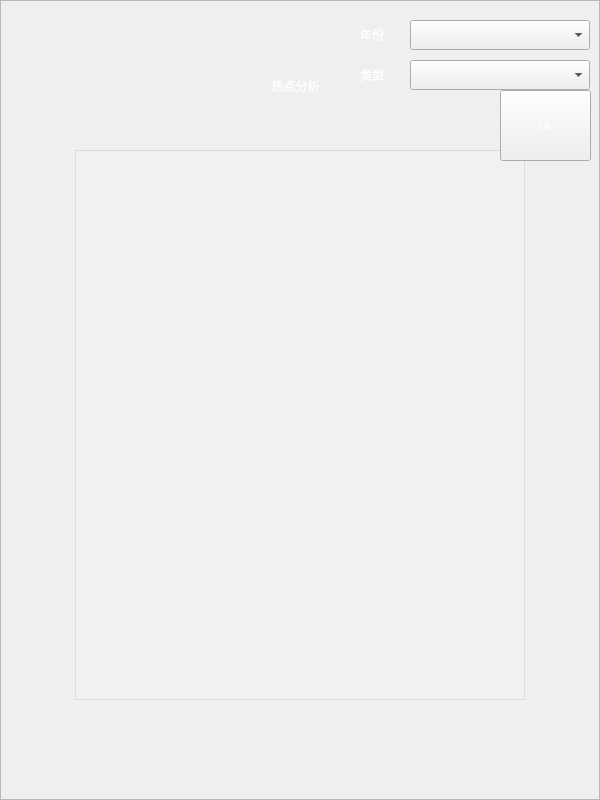
<?xml version="1.0" encoding="UTF-8"?>
<ui version="4.0">
 <class>Hotspot_Detail_Widget</class>
 <widget class="QWidget" name="Hotspot_Detail_Widget">
  <property name="geometry">
   <rect>
    <x>0</x>
    <y>0</y>
    <width>600</width>
    <height>800</height>
   </rect>
  </property>
  <property name="windowTitle">
   <string>热点分析</string>
  </property>
  <widget class="QFrame" name="frame">
   <property name="geometry">
    <rect>
     <x>0</x>
     <y>0</y>
     <width>600</width>
     <height>800</height>
    </rect>
   </property>
   <property name="styleSheet">
    <string notr="true">border-image:url(:/DS_2020_GUI/image/astronomy-clouds-dark-evening.jpg)</string>
   </property>
   <property name="frameShape">
    <enum>QFrame::StyledPanel</enum>
   </property>
   <property name="frameShadow">
    <enum>QFrame::Raised</enum>
   </property>
   <widget class="QLabel" name="year">
    <property name="geometry">
     <rect>
      <x>80</x>
      <y>60</y>
      <width>431</width>
      <height>51</height>
     </rect>
    </property>
    <property name="styleSheet">
     <string notr="true">border-image:url();
color:rgb(255, 255, 255);
font: 75 20pt &quot;Consolas&quot;;</string>
    </property>
    <property name="text">
     <string>热点分析</string>
    </property>
    <property name="alignment">
     <set>Qt::AlignCenter</set>
    </property>
    <property name="margin">
     <number>0</number>
    </property>
   </widget>
   <widget class="QListView" name="listView">
    <property name="geometry">
     <rect>
      <x>75</x>
      <y>150</y>
      <width>450</width>
      <height>550</height>
     </rect>
    </property>
    <property name="styleSheet">
     <string notr="true">border-image:url();
background-color:rgba(244,244,244,100)</string>
    </property>
    <property name="editTriggers">
     <set>QAbstractItemView::NoEditTriggers</set>
    </property>
   </widget>
   <widget class="QPushButton" name="btn_ok">
    <property name="geometry">
     <rect>
      <x>500</x>
      <y>90</y>
      <width>91</width>
      <height>71</height>
     </rect>
    </property>
    <property name="sizePolicy">
     <sizepolicy hsizetype="Minimum" vsizetype="Fixed">
      <horstretch>0</horstretch>
      <verstretch>0</verstretch>
     </sizepolicy>
    </property>
    <property name="minimumSize">
     <size>
      <width>0</width>
      <height>0</height>
     </size>
    </property>
    <property name="sizeIncrement">
     <size>
      <width>0</width>
      <height>0</height>
     </size>
    </property>
    <property name="baseSize">
     <size>
      <width>0</width>
      <height>0</height>
     </size>
    </property>
    <property name="styleSheet">
     <string notr="true">border-image:url(:/DS_2020_GUI/image/search.png);
font: 24pt &quot;Agency FB&quot;;
color: rgb(255, 255, 255);</string>
    </property>
    <property name="text">
     <string>ok</string>
    </property>
   </widget>
   <widget class="QComboBox" name="cbx_type">
    <property name="geometry">
     <rect>
      <x>410</x>
      <y>60</y>
      <width>180</width>
      <height>30</height>
     </rect>
    </property>
    <property name="styleSheet">
     <string notr="true">border-image:url();
font: 75 12pt &quot;Consolas&quot;;</string>
    </property>
   </widget>
   <widget class="QComboBox" name="cbx_year">
    <property name="geometry">
     <rect>
      <x>410</x>
      <y>20</y>
      <width>180</width>
      <height>30</height>
     </rect>
    </property>
    <property name="styleSheet">
     <string notr="true">border-image:url();
font: 75 12pt &quot;Consolas&quot;;</string>
    </property>
   </widget>
   <widget class="QLabel" name="label_year">
    <property name="geometry">
     <rect>
      <x>360</x>
      <y>20</y>
      <width>40</width>
      <height>30</height>
     </rect>
    </property>
    <property name="styleSheet">
     <string notr="true">border-image:url();
color:rgb(255, 255, 255);
font: 75 12pt &quot;Consolas&quot;;</string>
    </property>
    <property name="text">
     <string>年份</string>
    </property>
   </widget>
   <widget class="QLabel" name="label_type">
    <property name="geometry">
     <rect>
      <x>360</x>
      <y>60</y>
      <width>40</width>
      <height>30</height>
     </rect>
    </property>
    <property name="styleSheet">
     <string notr="true">border-image:url();
color:rgb(255, 255, 255);
font: 75 12pt &quot;Consolas&quot;;</string>
    </property>
    <property name="text">
     <string>类型</string>
    </property>
   </widget>
  </widget>
 </widget>
 <layoutdefault spacing="6" margin="11"/>
 <resources>
  <include location="DS_2020_GUI.qrc"/>
 </resources>
 <connections/>
</ui>
